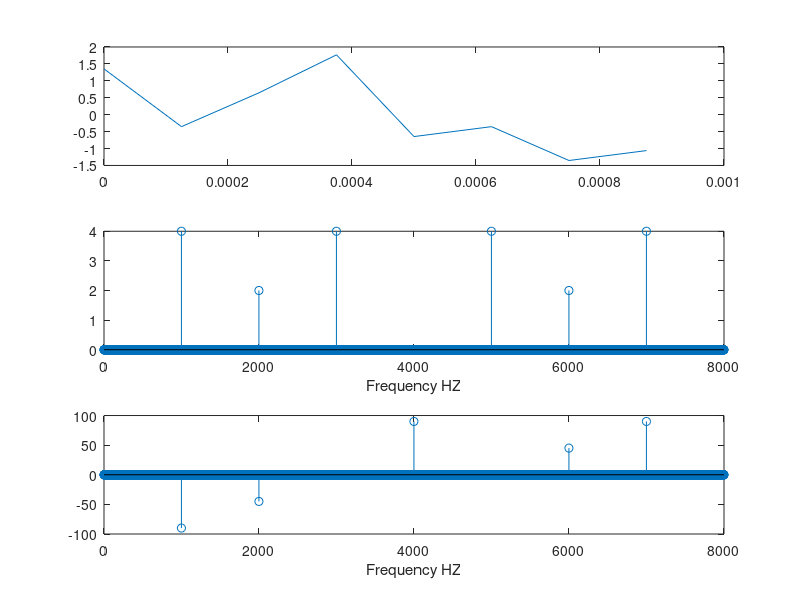

Recreate this plot in MATLAB.
F = 1000; F1 = 2000; F3 = 3000;
Fs = 8000; %sampling rate
dt = 1/Fs; %sampling time
n = 7; %number of dft point or sample number
t = 0:dt:n*dt; %total time
signal = sin(2*pi*F*t) + 0.5*sin(2*pi*F1*t + (3*pi)/4) + cos(2*pi*F3*t); 

subplot(311);
plot(t,signal);
#axis([-10 -5])

N = n+1;
X = zeros(1,N);
Xreal = zeros(1,N);
Ximaginary = zeros(1,N);
Xmag = zeros(1,N);
Xphase = zeros(1,Fs);
Xfre = zeros(1,Fs);
for m = 0:N-1
    for n = 0:N-1
        X(m+1) = X(m+1) + signal(n+1)*exp((-j*2*pi*n*m)/N);
        Xreal(m+1) = Xreal(m+1) + signal(n+1)*cos((2*pi*n*m)/N); 
        Ximaginary(m+1) = Ximaginary(m+1) + signal(n+1)*sin((2*pi*n*m)/N);
    end;
    Xmag(m+1) = sqrt(Xreal(m+1)^2 + Ximaginary(m+1)^2);
    if Xmag(m+1)>0 && m > 0
        Xfre(m*(Fs/N)) = Xmag(m+1);
        Xphase(m*(Fs/N)) = atan(Ximaginary(m+1)/Xreal(m+1))*(180/pi);
    end;
end;

subplot(312);
stem(0:7999,Xfre);
xlabel('Frequency HZ');

subplot(313);
stem(0:7999,Xphase);
xlabel('Frequency HZ');


        
        